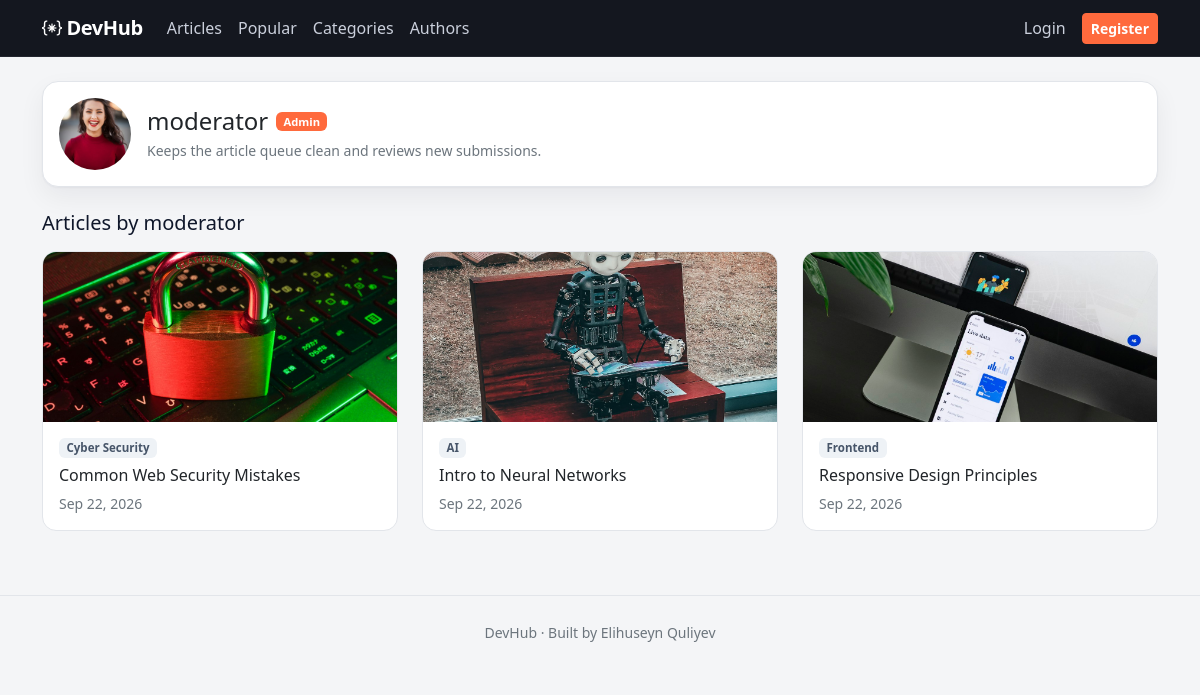
The app's page /authors/moderator/ with its own data.
### accounts/models.py (models this page shows, shortened)
class Profile(models.Model):
    user = models.OneToOneField(
        settings.AUTH_USER_MODEL,
        on_delete=models.CASCADE,
        related_name='profile',
    )
    bio = models.TextField(max_length=300, blank=True)
    avatar = models.ImageField(upload_to='avatars/', blank=True, null=True)

### articles/models.py (models this page shows, shortened)
class Article(models.Model):
    CATEGORY_CHOICES = [
        ('backend', 'Backend'),
        ('frontend', 'Frontend'),
        ('ai', 'AI'),
        ('cyber_security', 'Cyber Security'),
        ('cyber_sport', 'Cyber Sport'),
        ('game_development', 'Game Development'),
    ]
    STATUS_CHOICES = [
        ('pending', 'Pending review'),
        ('published', 'Published'),
    ]
    title = models.CharField(max_length=200)
    image = models.ImageField(upload_to='articles/')
    content = models.TextField()
    category = models.CharField(max_length=30, choices=CATEGORY_CHOICES)
    status = models.CharField(max_length=20, choices=STATUS_CHOICES, default='pending')
    author = models.ForeignKey(
        settings.AUTH_USER_MODEL,
        on_delete=models.CASCADE,
        related_name='articles',
    )
    created_at = models.DateTimeField(auto_now_add=True)
    updated_at = models.DateTimeField(auto_now=True)
    class Meta:
        ordering = ('-created_at',)

### articles/views.py (the view)
# urls.py: path('authors/<str:username>/', views.author_detail, name='author_detail'),
def author_detail(request, username):
    User = get_user_model()
    author = get_object_or_404(User, username=username)
    articles = Article.objects.filter(author=author, status='published')
    page_obj = _paginate(request, articles)
    return render(request, 'articles/author_detail.html', {
        'author': author,
        'page_obj': page_obj,
    })

### articles/views.py (called while the page is built)
def _paginate(request, queryset, per_page=9):
    paginator = Paginator(queryset, per_page)
    page_number = request.GET.get('page')
    return paginator.get_page(page_number)

### templates/articles/author_detail.html (shortened to what this page needs)
{% extends 'base.html' %}
{% block content %}
    <div class="card author-card mb-4">
        <div class="card-body d-flex align-items-center gap-3">
            {% if author.profile.avatar %}
                <img src="{{ author.profile.avatar.url }}" class="author-avatar-lg" alt="{{ author.username }}">
            {% else %}
                <i class="bi bi-person-circle author-avatar-placeholder-lg"></i>
            {% endif %}
            <div class="flex-grow-1">
                <div class="d-flex align-items-center gap-2">
                    <h1 class="h4 mb-0">{{ author.username }}</h1>
                    {% if author.is_superuser %}
                        <span class="badge role-badge role-super">Super admin</span>
                    {% elif author.is_staff %}
                        <span class="badge role-badge role-admin">Admin</span>
                    {% endif %}
                </div>
                <p class="text-secondary small mb-0 mt-1">
                    {{ author.profile.bio|default:'This author has not written a bio yet' }}
                </p>
            </div>
        </div>
    </div>
    <h2 class="h5 mb-3">Articles by {{ author.username }}</h2>
    {% if page_obj %}
        <div class="row row-cols-1 row-cols-md-2 row-cols-xl-3 g-4">
            {% for article in page_obj %}
                <div class="col">
                    <a href="{% url 'articles:article_detail' article.id %}" class="article-card-link">
                        <div class="card article-card h-100">
                            <img src="{{ article.image.url }}" class="card-img-top article-thumb" alt="{{ article.title }}">
                            <div class="card-body d-flex flex-column">
                                <span class="badge category-badge align-self-start mb-2">
                                    {{ article.get_category_display }}
                                </span>
                                <h3 class="h6 card-title">{{ article.title }}</h3>
                                <span class="text-secondary small mt-auto">{{ article.created_at|date:'M j, Y' }}</span>
                            </div>
                        </div>
                    </a>
                </div>
            {% endfor %}
        </div>
    {% else %}
        <div class="empty-state text-center py-5">
            <i class="bi bi-file-earmark-text"></i>
            <h2 class="h5 mt-3">No published articles yet</h2>
        </div>
    {% endif %}
{% endblock %}

### static/articles/css/style.css (style rules this page uses)
:root { --brand: #ff6a3d; --brand-dark: #e6551f; --ink: #0f172a; --ink-soft: #475569; --bg: #f4f5f7; --surface: #ffffff; --border: #e2e5ea; }
body { background: var(--bg); color: var(--ink); font-family: "Segoe UI", ui-sans-serif, system-ui, -apple-system, sans-serif; }
a { color: var(--brand-dark); }
.role-badge { font-weight: 600; font-size: 0.7rem; vertical-align: middle; }
.role-admin { background: var(--brand); color: #ffffff; }
.auth-card, .form-card, .author-card, .table-card { border: 1px solid var(--border); border-radius: 16px; box-shadow: 0 1px 2px rgba(15, 23, 42, 0.04), 0 10px 26px rgba(15, 23, 42, 0.06); }
.article-card-link, .category-card-link { text-decoration: none; color: inherit; }
.article-card, .category-card { border: 1px solid var(--border); border-radius: 14px; overflow: hidden; transition: transform 0.2s ease, box-shadow 0.2s ease; }
.article-thumb { height: 170px; object-fit: cover; }
.category-badge { background: #eef2f6; color: var(--ink-soft); font-weight: 600; font-size: 0.72rem; }
.author-avatar-lg, .author-avatar-placeholder-lg { width: 72px; height: 72px; border-radius: 50%; object-fit: cover; }

### records on screen
Article: image (picture), category "Cyber Security", title "Common Web Security Mistakes", created_at "Sep 22, 2026"
Article: image (picture), category "AI", title "Intro to Neural Networks", created_at "Sep 22, 2026"
Article: image (picture), category "Frontend", title "Responsive Design Principles", created_at "Sep 22, 2026"

### other values on screen
{{ author.username }} "moderator"
{{ author.profile.bio|default:'This author has not written a bio yet' }} "Keeps the article queue clean and reviews new submissions."
